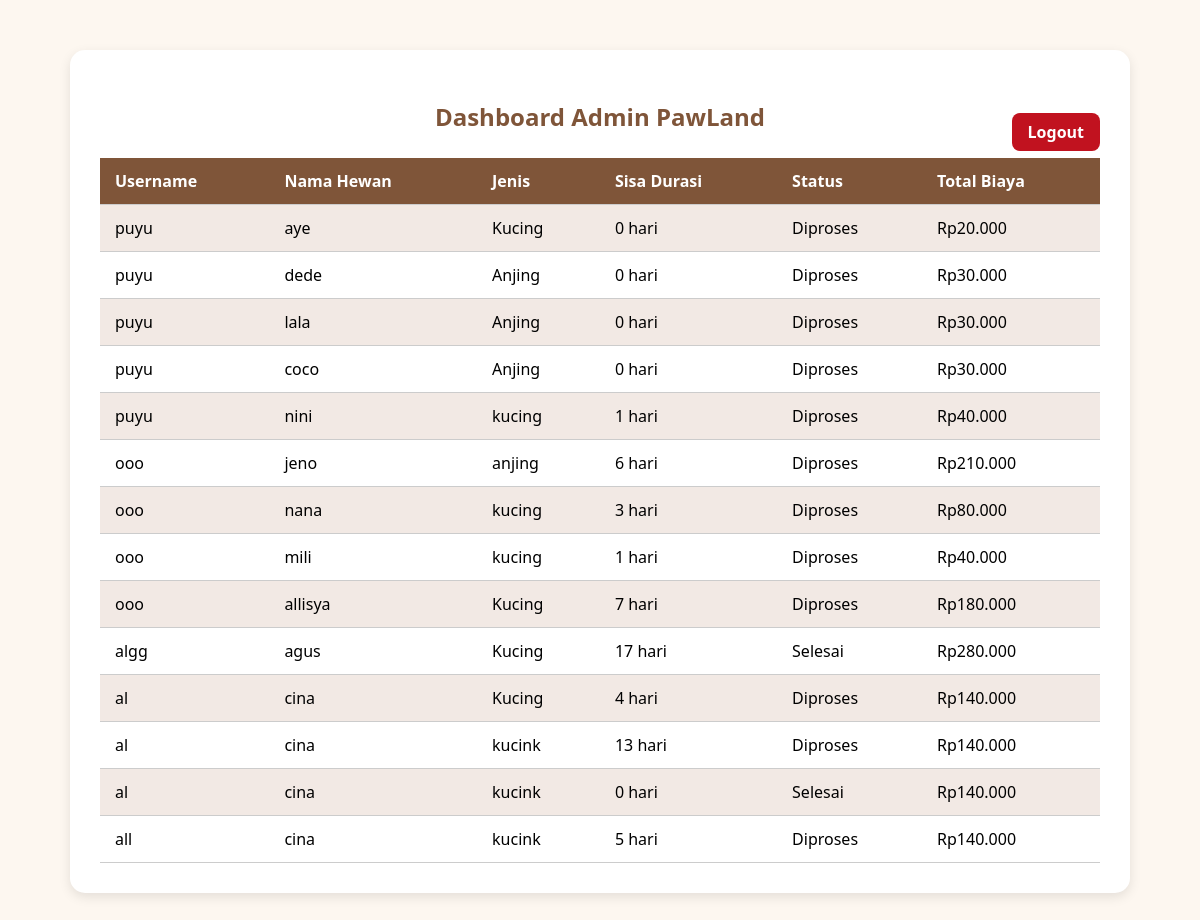
/admin.php (signed in), run on the app's committed database.
### tables this page shows
CREATE TABLE `penitipan` (
  `id` int NOT NULL AUTO_INCREMENT,
  `user_id` int DEFAULT NULL,
  `nama_hewan` varchar(100) NOT NULL,
  `jenis` varchar(50) NOT NULL,
  `durasi_hari` int NOT NULL,
  `status` enum('Diproses','Selesai','Dibatalkan') DEFAULT 'Diproses',
  `tanggal_mulai` date DEFAULT NULL,
  `biaya_total` int DEFAULT NULL,
  PRIMARY KEY (`id`)
);

CREATE TABLE `user` (
  `id` int NOT NULL AUTO_INCREMENT,
  `username` varchar(50) NOT NULL,
  `email` varchar(100) NOT NULL,
  `password` varchar(255) NOT NULL,
  `role` enum('admin','user') DEFAULT 'user',
  PRIMARY KEY (`id`),
  UNIQUE KEY `username` (`username`)
);

### admin.php (the view, shortened to what this page needs)
<?php
include 'db.php';
$result = $conn->query("
    SELECT p.*, u.username
    FROM penitipan p
    JOIN user u ON p.user_id = u.id
    ORDER BY p.id DESC
");
?>
<!DOCTYPE html>
<html lang="id">
<head>
</head>
<body>
<div class="container">
    <h2>Dashboard Admin PawLand</h2>
    <a class="logout-btn" href="logout.php">Logout</a>
    <table>
        <tr>
            <th>Username</th>
            <th>Nama Hewan</th>
            <th>Jenis</th>
            <th>Sisa Durasi</th>
            <th>Status</th>
            <th>Total Biaya</th>
        </tr>
        <?php while ($row = $result->fetch_assoc()) {
            $tanggalMulai = new DateTime($row['tanggal_mulai']);
            $hariDurasi = (int)$row['durasi_hari'];
            $tanggalSelesai = clone $tanggalMulai;
            $tanggalSelesai->modify("+$hariDurasi days");
            $today = new DateTime();
            $sisaHari = max(0, $tanggalSelesai->diff($today)->invert ? $tanggalSelesai->diff($today)->days : 0);
            $isExpired = $today >= $tanggalSelesai;
            $hargaPerHari = (strtolower($row['jenis']) === 'anjing') ? 30000 : 20000;
            $totalBiaya = $hariDurasi * $hargaPerHari;
            echo "<tr>";
            echo "<td>" . htmlspecialchars($row['username']) . "</td>";
            echo "<td>" . htmlspecialchars($row['nama_hewan']) . "</td>";
            echo "<td>" . htmlspecialchars($row['jenis']) . "</td>";
            echo "<td>" . ($isExpired ? "0 hari" : "$sisaHari hari") . "</td>";
            echo "<td>" . htmlspecialchars($row['status']) . "</td>";
            echo "<td>Rp" . number_format($totalBiaya, 0, ',', '.') . "</td>";
            echo "</tr>";
        } ?>
    </table>
</div>
</body>
</html>

### admin.php (style rules this page uses)
body { font-family: 'Segoe UI', sans-serif; background-color: #fdf7f0; padding: 0; margin: 0; }
.container { max-width: 1000px; margin: 50px auto; background: #fff; padding: 30px; border-radius: 15px; box-shadow: 0 4px 12px rgba(0,0,0,0.1); }
h2 { text-align: center; color: #7f5539; }
table { width: 100%; border-collapse: collapse; margin-top: 25px; }
th, td { padding: 12px 15px; text-align: left; border-bottom: 1px solid #ccc; }
th { background-color: #7f5539; color: white; }
tr:nth-child(even) { background-color: #f2e9e4; }
.logout-btn { float: right; margin-top: -40px; background-color: #c1121f; color: white; padding: 8px 16px; border: none; border-radius: 8px; text-decoration: none; font-weight: bold; transition: background-color 0.3s ease; }

### data on the page
penitipan: user.username "puyu", nama_hewan "aye", jenis "Kucing", status "Diproses", totalBiaya "20.000"
penitipan: user.username "puyu", nama_hewan "dede", jenis "Anjing", status "Diproses", totalBiaya "30.000"
penitipan: user.username "puyu", nama_hewan "lala", jenis "Anjing", status "Diproses", totalBiaya "30.000"
penitipan: user.username "puyu", nama_hewan "coco", jenis "Anjing", status "Diproses", totalBiaya "30.000"
penitipan: user.username "puyu", nama_hewan "nini", jenis "kucing", status "Diproses", totalBiaya "40.000"
penitipan: user.username "ooo", nama_hewan "jeno", jenis "anjing", status "Diproses", totalBiaya "210.000"
penitipan: user.username "ooo", nama_hewan "nana", jenis "kucing", status "Diproses", totalBiaya "80.000"
penitipan: user.username "ooo", nama_hewan "mili", jenis "kucing", status "Diproses", totalBiaya "40.000"
penitipan: user.username "ooo", nama_hewan "allisya", jenis "Kucing", status "Diproses", totalBiaya "180.000"
penitipan: user.username "algg", nama_hewan "agus", jenis "Kucing", status "Selesai", totalBiaya "280.000"
penitipan: user.username "al", nama_hewan "cina", jenis "Kucing", status "Diproses", totalBiaya "140.000"
penitipan: user.username "al", nama_hewan "cina", jenis "kucink", status "Diproses", totalBiaya "140.000"
penitipan: user.username "al", nama_hewan "cina", jenis "kucink", tanggal_mulai "0 hari", status "Selesai", totalBiaya "140.000"
penitipan: user.username "all", nama_hewan "cina", jenis "kucink", status "Diproses", totalBiaya "140.000"
